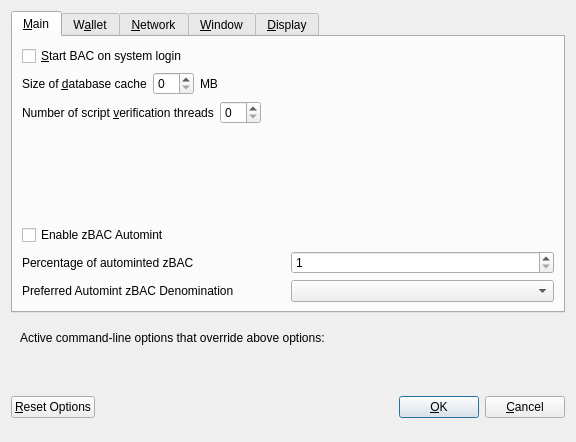
<?xml version="1.0" encoding="UTF-8"?>
<ui version="4.0">
 <class>OptionsDialog</class>
 <widget class="QDialog" name="OptionsDialog">
  <property name="geometry">
   <rect>
    <x>0</x>
    <y>0</y>
    <width>576</width>
    <height>442</height>
   </rect>
  </property>
  <property name="windowTitle">
   <string>Options</string>
  </property>
  <property name="modal">
   <bool>true</bool>
  </property>
  <layout class="QVBoxLayout" name="verticalLayout">
   <item>
    <widget class="QTabWidget" name="tabWidget">
     <property name="currentIndex">
      <number>0</number>
     </property>
     <widget class="QWidget" name="tabMain">
      <attribute name="title">
       <string>&amp;Main</string>
      </attribute>
      <layout class="QVBoxLayout" name="verticalLayout_Main">
       <item>
        <widget class="QCheckBox" name="bitcoinAtStartup">
         <property name="toolTip">
          <string>Automatically start BAC after logging in to the system.</string>
         </property>
         <property name="text">
          <string>&amp;Start BAC on system login</string>
         </property>
        </widget>
       </item>
       <item>
        <layout class="QHBoxLayout" name="horizontalLayout_2_Main">
         <item>
          <widget class="QLabel" name="databaseCacheLabel">
           <property name="text">
            <string>Size of &amp;database cache</string>
           </property>
           <property name="textFormat">
            <enum>Qt::PlainText</enum>
           </property>
           <property name="buddy">
            <cstring>databaseCache</cstring>
           </property>
          </widget>
         </item>
         <item>
          <widget class="QSpinBox" name="databaseCache"/>
         </item>
         <item>
          <widget class="QLabel" name="databaseCacheUnitLabel">
           <property name="text">
            <string>MB</string>
           </property>
           <property name="textFormat">
            <enum>Qt::PlainText</enum>
           </property>
          </widget>
         </item>
         <item>
          <spacer name="horizontalSpacer_2_Main">
           <property name="orientation">
            <enum>Qt::Horizontal</enum>
           </property>
           <property name="sizeHint" stdset="0">
            <size>
             <width>40</width>
             <height>20</height>
            </size>
           </property>
          </spacer>
         </item>
        </layout>
       </item>
       <item>
        <layout class="QHBoxLayout" name="horizontalLayout_3_Main">
         <item>
          <widget class="QLabel" name="threadsScriptVerifLabel">
           <property name="text">
            <string>Number of script &amp;verification threads</string>
           </property>
           <property name="textFormat">
            <enum>Qt::PlainText</enum>
           </property>
           <property name="buddy">
            <cstring>threadsScriptVerif</cstring>
           </property>
          </widget>
         </item>
         <item>
          <widget class="QSpinBox" name="threadsScriptVerif">
           <property name="toolTip">
            <string>(0 = auto, &lt;0 = leave that many cores free)</string>
           </property>
          </widget>
         </item>
         <item>
          <spacer name="horizontalSpacer_3_Main">
           <property name="orientation">
            <enum>Qt::Horizontal</enum>
           </property>
           <property name="sizeHint" stdset="0">
            <size>
             <width>40</width>
             <height>20</height>
            </size>
           </property>
          </spacer>
         </item>
        </layout>
       </item>
       <item>
        <spacer name="verticalSpacer_2">
         <property name="orientation">
          <enum>Qt::Vertical</enum>
         </property>
         <property name="sizeHint" stdset="0">
          <size>
           <width>20</width>
           <height>40</height>
          </size>
         </property>
        </spacer>
       </item>
       <item>
        <widget class="QCheckBox" name="checkBoxZeromintEnable">
         <property name="toolTip">
          <string>Enable automatic minting of BAC units to zBAC</string>
         </property>
         <property name="layoutDirection">
          <enum>Qt::LeftToRight</enum>
         </property>
         <property name="text">
          <string>Enable zBAC Automint</string>
         </property>
        </widget>
       </item>
       <item>
        <layout class="QHBoxLayout" name="horizontalLayout_3">
         <item>
          <widget class="QLabel" name="percentage_label">
           <property name="toolTip">
            <string>Percentage of incoming BAC which get automatically converted to zBAC via Zerocoin Protocol (min: 10%)</string>
           </property>
           <property name="text">
            <string>Percentage of autominted zBAC</string>
           </property>
          </widget>
         </item>
         <item>
          <widget class="QSpinBox" name="zeromintPercentage">
           <property name="minimum">
            <number>1</number>
           </property>
           <property name="maximum">
            <number>100</number>
           </property>
          </widget>
         </item>
        </layout>
       </item>
       <item>
        <layout class="QHBoxLayout" name="horizontalLayout" stretch="0,0">
         <property name="sizeConstraint">
          <enum>QLayout::SetFixedSize</enum>
         </property>
         <item>
          <widget class="QLabel" name="labelPreferredDenom">
           <property name="maximumSize">
            <size>
             <width>16777215</width>
             <height>16777215</height>
            </size>
           </property>
           <property name="toolTip">
            <string>Wait with automatic conversion to Zerocoin until enough BAC for this denomination is available</string>
           </property>
           <property name="text">
            <string>Preferred Automint zBAC Denomination</string>
           </property>
          </widget>
         </item>
         <item>
          <widget class="QComboBox" name="preferredDenom">
           <property name="maximumSize">
            <size>
             <width>16777215</width>
             <height>27</height>
            </size>
           </property>
           <property name="toolTip">
            <string>Wait with automatic conversion to Zerocoin until enough BAC for this denomination is available</string>
           </property>
           <property name="maxVisibleItems">
            <number>9</number>
           </property>
           <property name="maxCount">
            <number>9</number>
           </property>
          </widget>
         </item>
        </layout>
       </item>
      </layout>
     </widget>
     <widget class="QWidget" name="tabWallet">
      <attribute name="title">
       <string>W&amp;allet</string>
      </attribute>
      <layout class="QVBoxLayout" name="verticalLayout_Wallet">
       <item>
        <layout class="QHBoxLayout" name="horizontalLayout_2_Wallet">
         <item>
          <widget class="QLabel" name="labelStakeSplitThresholdText">
           <property name="text">
            <string>Stake split threshold:</string>
           </property>
          </widget>
         </item>
         <item>
          <widget class="QSpinBox" name="spinBoxStakeSplitThreshold">
           <property name="minimum">
            <number>1</number>
           </property>
           <property name="maximum">
            <number>999999</number>
           </property>
          </widget>
         </item>
        </layout>
       </item>
       <item>
        <widget class="QGroupBox" name="groupBox">
         <property name="title">
          <string>Expert</string>
         </property>
         <layout class="QVBoxLayout" name="verticalLayout_2">
          <item>
           <widget class="QCheckBox" name="coinControlFeatures">
            <property name="toolTip">
             <string>Whether to show coin control features or not.</string>
            </property>
            <property name="text">
             <string>Enable coin &amp;control features</string>
            </property>
           </widget>
          </item>
          <item>
           <widget class="QCheckBox" name="showMasternodesTab">
            <property name="toolTip">
             <string>Show additional tab listing all your masternodes in first sub-tab&lt;br/&gt;and all masternodes on the network in second sub-tab.</string>
            </property>
            <property name="text">
             <string>Show Masternodes Tab</string>
            </property>
           </widget>
          </item>
          <item>
           <widget class="QCheckBox" name="spendZeroConfChange">
            <property name="toolTip">
             <string>If you disable the spending of unconfirmed change, the change from a transaction&lt;br/&gt;cannot be used until that transaction has at least one confirmation.&lt;br/&gt;This also affects how your balance is computed.</string>
            </property>
            <property name="text">
             <string>&amp;Spend unconfirmed change</string>
            </property>
           </widget>
          </item>
         </layout>
        </widget>
       </item>
       <item>
        <spacer name="verticalSpacer_Wallet">
         <property name="orientation">
          <enum>Qt::Vertical</enum>
         </property>
         <property name="sizeHint" stdset="0">
          <size>
           <width>20</width>
           <height>40</height>
          </size>
         </property>
        </spacer>
       </item>
      </layout>
     </widget>
     <widget class="QWidget" name="tabNetwork">
      <attribute name="title">
       <string>&amp;Network</string>
      </attribute>
      <layout class="QVBoxLayout" name="verticalLayout_Network">
       <item>
        <widget class="QCheckBox" name="mapPortUpnp">
         <property name="toolTip">
          <string>Automatically open the BAC client port on the router. This only works when your router supports UPnP and it is enabled.</string>
         </property>
         <property name="text">
          <string>Map port using &amp;UPnP</string>
         </property>
        </widget>
       </item>
       <item>
        <widget class="QCheckBox" name="allowIncoming">
         <property name="toolTip">
          <string>Accept connections from outside</string>
         </property>
         <property name="text">
          <string>Allow incoming connections</string>
         </property>
        </widget>
       </item>
       <item>
        <widget class="QCheckBox" name="connectSocks">
         <property name="toolTip">
          <string>Connect to the BAC network through a SOCKS5 proxy.</string>
         </property>
         <property name="text">
          <string>&amp;Connect through SOCKS5 proxy (default proxy):</string>
         </property>
        </widget>
       </item>
       <item>
        <layout class="QHBoxLayout" name="horizontalLayout_1_Network">
         <item>
          <widget class="QLabel" name="proxyIpLabel">
           <property name="text">
            <string>Proxy &amp;IP:</string>
           </property>
           <property name="textFormat">
            <enum>Qt::PlainText</enum>
           </property>
           <property name="buddy">
            <cstring>proxyIp</cstring>
           </property>
          </widget>
         </item>
         <item>
          <widget class="QValidatedLineEdit" name="proxyIp">
           <property name="minimumSize">
            <size>
             <width>140</width>
             <height>0</height>
            </size>
           </property>
           <property name="maximumSize">
            <size>
             <width>140</width>
             <height>16777215</height>
            </size>
           </property>
           <property name="toolTip">
            <string>IP address of the proxy (e.g. IPv4: 127.0.0.1 / IPv6: ::1)</string>
           </property>
          </widget>
         </item>
         <item>
          <widget class="QLabel" name="proxyPortLabel">
           <property name="text">
            <string>&amp;Port:</string>
           </property>
           <property name="textFormat">
            <enum>Qt::PlainText</enum>
           </property>
           <property name="buddy">
            <cstring>proxyPort</cstring>
           </property>
          </widget>
         </item>
         <item>
          <widget class="QLineEdit" name="proxyPort">
           <property name="minimumSize">
            <size>
             <width>55</width>
             <height>0</height>
            </size>
           </property>
           <property name="maximumSize">
            <size>
             <width>55</width>
             <height>16777215</height>
            </size>
           </property>
           <property name="toolTip">
            <string>Port of the proxy (e.g. 9050)</string>
           </property>
          </widget>
         </item>
         <item>
          <spacer name="horizontalSpacer_1_Network">
           <property name="orientation">
            <enum>Qt::Horizontal</enum>
           </property>
           <property name="sizeHint" stdset="0">
            <size>
             <width>40</width>
             <height>20</height>
            </size>
           </property>
          </spacer>
         </item>
        </layout>
       </item>
       <item>
        <spacer name="verticalSpacer_Network">
         <property name="orientation">
          <enum>Qt::Vertical</enum>
         </property>
         <property name="sizeHint" stdset="0">
          <size>
           <width>20</width>
           <height>40</height>
          </size>
         </property>
        </spacer>
       </item>
      </layout>
     </widget>
     <widget class="QWidget" name="tabWindow">
      <attribute name="title">
       <string>&amp;Window</string>
      </attribute>
      <layout class="QVBoxLayout" name="verticalLayout_Window">
       <item>
        <widget class="QCheckBox" name="minimizeToTray">
         <property name="toolTip">
          <string>Show only a tray icon after minimizing the window.</string>
         </property>
         <property name="text">
          <string>&amp;Minimize to the tray instead of the taskbar</string>
         </property>
        </widget>
       </item>
       <item>
        <widget class="QCheckBox" name="minimizeOnClose">
         <property name="toolTip">
          <string>Minimize instead of exit the application when the window is closed. When this option is enabled, the application will be closed only after selecting Quit in the menu.</string>
         </property>
         <property name="text">
          <string>M&amp;inimize on close</string>
         </property>
        </widget>
       </item>
       <item>
        <spacer name="verticalSpacer_Window">
         <property name="orientation">
          <enum>Qt::Vertical</enum>
         </property>
         <property name="sizeHint" stdset="0">
          <size>
           <width>20</width>
           <height>40</height>
          </size>
         </property>
        </spacer>
       </item>
      </layout>
     </widget>
     <widget class="QWidget" name="tabDisplay">
      <attribute name="title">
       <string>&amp;Display</string>
      </attribute>
      <layout class="QVBoxLayout" name="verticalLayout_Display">
       <item>
        <layout class="QHBoxLayout" name="horizontalLayout_1_Display">
         <item>
          <widget class="QLabel" name="langLabel">
           <property name="text">
            <string>User Interface &amp;language:</string>
           </property>
           <property name="textFormat">
            <enum>Qt::PlainText</enum>
           </property>
           <property name="buddy">
            <cstring>lang</cstring>
           </property>
          </widget>
         </item>
         <item>
          <widget class="QValueComboBox" name="lang">
           <property name="toolTip">
            <string>The user interface language can be set here. This setting will take effect after restarting BAC.</string>
           </property>
          </widget>
         </item>
        </layout>
       </item>
       <item>
        <widget class="QLabel" name="label_3">
         <property name="toolTip">
          <string notr="true"/>
         </property>
         <property name="statusTip">
          <string notr="true"/>
         </property>
         <property name="whatsThis">
          <string notr="true"/>
         </property>
         <property name="accessibleName">
          <string notr="true"/>
         </property>
         <property name="text">
          <string>Language missing or translation incomplete? Help contributing translations here:
https://www.transifex.com/bitalley-project/bitalley-project-translations</string>
         </property>
         <property name="wordWrap">
          <bool>true</bool>
         </property>
         <property name="openExternalLinks">
          <bool>true</bool>
         </property>
         <property name="textInteractionFlags">
          <set>Qt::TextBrowserInteraction</set>
         </property>
        </widget>
       </item>
       <item>
        <layout class="QHBoxLayout" name="horizontalLayout_4_Display" stretch="0,0">
         <item>
          <widget class="QLabel" name="themeLabel">
           <property name="text">
            <string>User Interface Theme:</string>
           </property>
          </widget>
         </item>
         <item>
          <widget class="QValueComboBox" name="theme"/>
         </item>
        </layout>
       </item>
       <item>
        <widget class="Line" name="line">
         <property name="orientation">
          <enum>Qt::Horizontal</enum>
         </property>
        </widget>
       </item>
       <item>
        <layout class="QHBoxLayout" name="horizontalLayout_2_Display">
         <item>
          <widget class="QLabel" name="unitLabel">
           <property name="text">
            <string>&amp;Unit to show amounts in:</string>
           </property>
           <property name="textFormat">
            <enum>Qt::PlainText</enum>
           </property>
           <property name="buddy">
            <cstring>unit</cstring>
           </property>
          </widget>
         </item>
         <item>
          <widget class="QValueComboBox" name="unit">
           <property name="toolTip">
            <string>Choose the default subdivision unit to show in the interface and when sending coins.</string>
           </property>
          </widget>
         </item>
        </layout>
       </item>
       <item>
        <layout class="QHBoxLayout" name="horizontalLayout_5_Display">
         <item>
          <widget class="QLabel" name="digitsLabel">
           <property name="text">
            <string>Decimal digits</string>
           </property>
          </widget>
         </item>
         <item>
          <widget class="QValueComboBox" name="digits"/>
         </item>
        </layout>
       </item>
       <item>
        <widget class="QCheckBox" name="checkBoxHideZeroBalances">
         <property name="toolTip">
          <string>Hide empty balances</string>
         </property>
         <property name="layoutDirection">
          <enum>Qt::LeftToRight</enum>
         </property>
         <property name="text">
          <string>Hide empty balances</string>
         </property>
        </widget>
       </item>
       <item>
        <layout class="QHBoxLayout" name="horizontalLayout_3_Display">
         <item>
          <widget class="QLabel" name="thirdPartyTxUrlsLabel">
           <property name="toolTip">
            <string>Third party URLs (e.g. a block explorer) that appear in the transactions tab as context menu items. %s in the URL is replaced by transaction hash. Multiple URLs are separated by vertical bar |.</string>
           </property>
           <property name="text">
            <string>Third party transaction URLs</string>
           </property>
           <property name="buddy">
            <cstring>thirdPartyTxUrls</cstring>
           </property>
          </widget>
         </item>
         <item>
          <widget class="QLineEdit" name="thirdPartyTxUrls">
           <property name="toolTip">
            <string>Third party URLs (e.g. a block explorer) that appear in the transactions tab as context menu items. %s in the URL is replaced by transaction hash. Multiple URLs are separated by vertical bar |.</string>
           </property>
          </widget>
         </item>
        </layout>
       </item>
       <item>
        <spacer name="verticalSpacer">
         <property name="orientation">
          <enum>Qt::Vertical</enum>
         </property>
         <property name="sizeHint" stdset="0">
          <size>
           <width>20</width>
           <height>40</height>
          </size>
         </property>
        </spacer>
       </item>
      </layout>
     </widget>
    </widget>
   </item>
   <item>
    <widget class="QFrame" name="frame">
     <layout class="QVBoxLayout" name="verticalLayout_Bottom">
      <item>
       <layout class="QHBoxLayout" name="horizontalLayout_Bottom">
        <item>
         <widget class="QLabel" name="overriddenByCommandLineInfoLabel">
          <property name="text">
           <string>Active command-line options that override above options:</string>
          </property>
          <property name="textFormat">
           <enum>Qt::PlainText</enum>
          </property>
         </widget>
        </item>
        <item>
         <spacer name="horizontalSpacer_Bottom">
          <property name="orientation">
           <enum>Qt::Horizontal</enum>
          </property>
          <property name="sizeHint" stdset="0">
           <size>
            <width>40</width>
            <height>20</height>
           </size>
          </property>
         </spacer>
        </item>
       </layout>
      </item>
      <item>
       <widget class="QLabel" name="overriddenByCommandLineLabel">
        <property name="text">
         <string/>
        </property>
        <property name="textFormat">
         <enum>Qt::PlainText</enum>
        </property>
        <property name="wordWrap">
         <bool>true</bool>
        </property>
       </widget>
      </item>
     </layout>
    </widget>
   </item>
   <item>
    <layout class="QHBoxLayout" name="horizontalLayout_Buttons">
     <item>
      <widget class="QPushButton" name="resetButton">
       <property name="toolTip">
        <string>Reset all client options to default.</string>
       </property>
       <property name="text">
        <string>&amp;Reset Options</string>
       </property>
       <property name="autoDefault">
        <bool>false</bool>
       </property>
      </widget>
     </item>
     <item>
      <spacer name="horizontalSpacer_1">
       <property name="orientation">
        <enum>Qt::Horizontal</enum>
       </property>
       <property name="sizeHint" stdset="0">
        <size>
         <width>40</width>
         <height>48</height>
        </size>
       </property>
      </spacer>
     </item>
     <item>
      <widget class="QLabel" name="statusLabel">
       <property name="minimumSize">
        <size>
         <width>200</width>
         <height>0</height>
        </size>
       </property>
       <property name="font">
        <font>
         <weight>75</weight>
         <bold>true</bold>
        </font>
       </property>
       <property name="text">
        <string/>
       </property>
       <property name="textFormat">
        <enum>Qt::PlainText</enum>
       </property>
       <property name="wordWrap">
        <bool>true</bool>
       </property>
      </widget>
     </item>
     <item>
      <spacer name="horizontalSpacer_2">
       <property name="orientation">
        <enum>Qt::Horizontal</enum>
       </property>
       <property name="sizeHint" stdset="0">
        <size>
         <width>40</width>
         <height>48</height>
        </size>
       </property>
      </spacer>
     </item>
     <item>
      <widget class="QPushButton" name="okButton">
       <property name="text">
        <string>&amp;OK</string>
       </property>
       <property name="autoDefault">
        <bool>false</bool>
       </property>
       <property name="default">
        <bool>true</bool>
       </property>
      </widget>
     </item>
     <item>
      <widget class="QPushButton" name="cancelButton">
       <property name="text">
        <string>&amp;Cancel</string>
       </property>
       <property name="autoDefault">
        <bool>false</bool>
       </property>
      </widget>
     </item>
    </layout>
   </item>
  </layout>
 </widget>
 <customwidgets>
  <customwidget>
   <class>QValidatedLineEdit</class>
   <extends>QLineEdit</extends>
   <header>qvalidatedlineedit.h</header>
  </customwidget>
  <customwidget>
   <class>QValueComboBox</class>
   <extends>QComboBox</extends>
   <header>qvaluecombobox.h</header>
  </customwidget>
 </customwidgets>
 <resources/>
 <connections/>
</ui>
